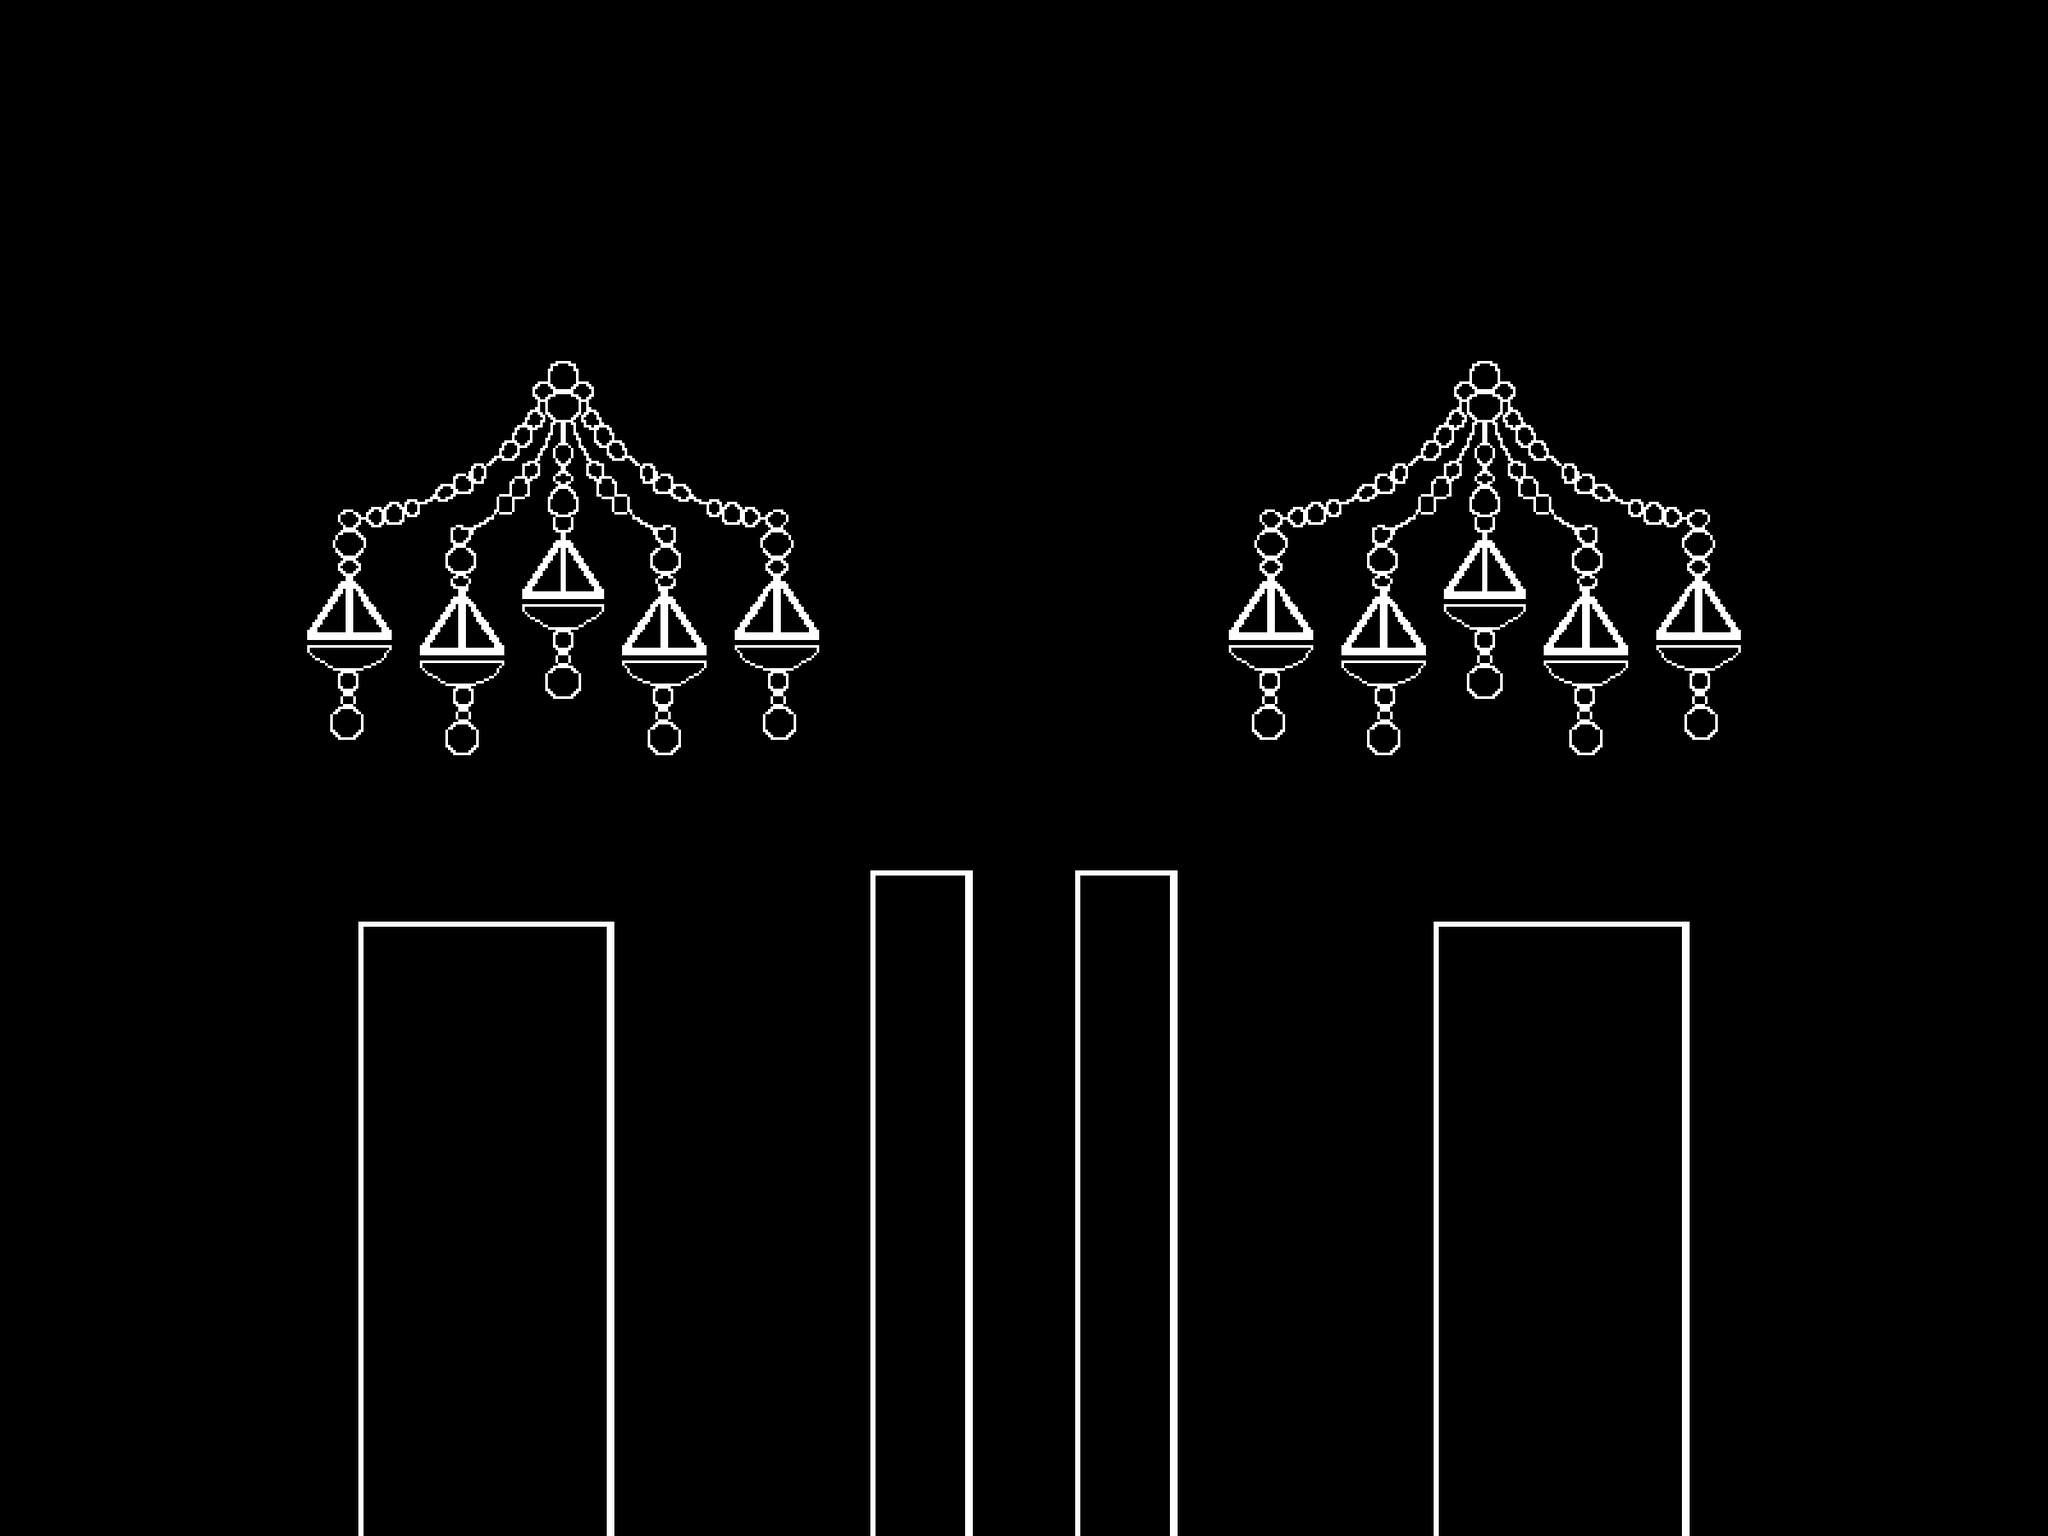

The image is a tile-based game level rendered from a .tmx file. Its description and complete source (layers, tilesets, objects, tile grids) follow:
An orthogonal 40x30 tile map with 60x60 px tiles, 1 tile layer (Tile Layer 1), 2 tilesets and 23 objects.

<map version="1.5" tiledversion="1.5.0" orientation="orthogonal" renderorder="right-down" width="40" height="30" tilewidth="60" tileheight="60" infinite="0" nextlayerid="6" nextobjectid="24">
 <tileset firstgid="1" source="Castle Bleck.tsx" />
 <tileset firstgid="1281" source="Castle Bleck.tsx" />
 <layer id="1" name="Tile Layer 1" width="40" height="30">
  <data encoding="csv">
0,0,0,0,0,0,0,0,0,0,0,0,0,0,0,0,0,0,0,0,0,0,0,0,0,0,0,0,0,0,0,0,0,0,0,0,0,0,0,0,
0,0,0,0,0,0,0,0,0,0,0,0,0,0,0,0,0,0,0,0,0,0,0,0,0,0,0,0,0,0,0,0,0,0,0,0,0,0,0,0,
0,0,0,0,0,0,0,0,0,0,0,0,0,0,0,0,0,0,0,0,0,0,0,0,0,0,0,0,0,0,0,0,0,0,0,0,0,0,0,0,
0,0,0,0,0,0,0,0,0,0,0,0,0,0,0,0,0,0,0,0,0,0,0,0,0,0,0,0,0,0,0,0,0,0,0,0,0,0,0,0,
0,0,0,0,0,0,0,0,0,0,0,0,0,0,0,0,0,0,0,0,0,0,0,0,0,0,0,0,0,0,0,0,0,0,0,0,0,0,0,0,
0,0,0,0,0,0,0,0,0,0,0,0,0,0,0,0,0,0,0,0,0,0,0,0,0,0,0,0,0,0,0,0,0,0,0,0,0,0,0,0,
0,0,0,0,0,0,0,0,0,0,0,0,0,0,0,0,0,0,0,0,0,0,0,0,0,0,0,0,0,0,0,0,0,0,0,0,0,0,0,0,
0,0,0,0,0,0,1286,1287,1288,1289,1290,2147484938,2147484937,2147484936,2147484935,2147484934,0,0,0,0,0,0,0,0,1286,1287,1288,1289,1290,2147484938,2147484937,2147484936,2147484935,2147484934,0,0,0,0,0,0,
0,0,0,0,0,0,1296,1297,1298,1299,1300,2147484948,2147484947,2147484946,2147484945,2147484944,0,0,0,0,0,0,0,0,1296,1297,1298,1299,1300,2147484948,2147484947,2147484946,2147484945,2147484944,0,0,0,0,0,0,
0,0,0,0,0,0,1306,1307,1308,1309,1310,2147484958,2147484957,2147484956,2147484955,2147484954,0,0,0,0,0,0,0,0,1306,1307,1308,1309,1310,2147484958,2147484957,2147484956,2147484955,2147484954,0,0,0,0,0,0,
0,0,0,0,0,0,1316,1317,1318,1319,1320,2147484968,2147484967,2147484966,2147484965,2147484964,0,0,0,0,0,0,0,0,1316,1317,1318,1319,1320,2147484968,2147484967,2147484966,2147484965,2147484964,0,0,0,0,0,0,
0,0,0,0,0,0,1326,1327,1328,1329,1330,2147484978,2147484977,2147484976,2147484975,2147484974,0,0,0,0,0,0,0,0,1326,1327,1328,1329,1330,2147484978,2147484977,2147484976,2147484975,2147484974,0,0,0,0,0,0,
0,0,0,0,0,0,1336,1337,1338,1339,1340,2147484988,2147484987,2147484986,2147484985,2147484984,0,0,0,0,0,0,0,0,1336,1337,1338,1339,1340,2147484988,2147484987,2147484986,2147484985,2147484984,0,0,0,0,0,0,
0,0,0,0,0,0,1346,1347,1348,1349,1350,2147484998,2147484997,2147484996,2147484995,2147484994,0,0,0,0,0,0,0,0,1346,1347,1348,1349,1350,2147484998,2147484997,2147484996,2147484995,2147484994,0,0,0,0,0,0,
0,0,0,0,0,0,1356,1357,1358,1359,1360,2147485008,2147485007,2147485006,2147485005,2147485004,0,0,0,0,0,0,0,0,1356,1357,1358,1359,1360,2147485008,2147485007,2147485006,2147485005,2147485004,0,0,0,0,0,0,
0,0,0,0,0,0,0,0,0,0,0,0,0,0,0,0,0,0,0,0,0,0,0,0,0,0,0,0,0,0,0,0,0,0,0,0,0,0,0,0,
0,0,0,0,0,0,0,0,0,0,0,0,0,0,0,0,0,0,0,0,0,0,0,0,0,0,0,0,0,0,0,0,0,0,0,0,0,0,0,0,
0,0,0,0,0,0,0,0,0,0,0,0,0,0,0,0,0,1281,1283,0,0,1281,1283,0,0,0,0,0,0,0,0,0,0,0,0,0,0,0,0,0,
0,0,0,0,0,0,0,1281,1282,1282,1282,1283,0,0,0,0,0,1291,1293,0,0,1291,1293,0,0,0,0,0,1281,1282,1282,1282,1283,0,0,0,0,0,0,0,
0,0,0,0,0,0,0,1291,1292,1292,1292,1293,0,0,0,0,0,1291,1293,0,0,1291,1293,0,0,0,0,0,1291,1292,1292,1292,1293,0,0,0,0,0,0,0,
0,0,0,0,0,0,0,1291,1292,1292,1292,1293,0,0,0,0,0,1291,1293,0,0,1291,1293,0,0,0,0,0,1291,1292,1292,1292,1293,0,0,0,0,0,0,0,
0,0,0,0,0,0,0,1291,1292,1292,1292,1293,0,0,0,0,0,1291,1293,0,0,1291,1293,0,0,0,0,0,1291,1292,1292,1292,1293,0,0,0,0,0,0,0,
0,0,0,0,0,0,0,1291,1292,1292,1292,1293,0,0,0,0,0,1291,1293,0,0,1291,1293,0,0,0,0,0,1291,1292,1292,1292,1293,0,0,0,0,0,0,0,
0,0,0,0,0,0,0,1291,1292,1292,1292,1293,0,0,0,0,0,1291,1293,0,0,1291,1293,0,0,0,0,0,1291,1292,1292,1292,1293,0,0,0,0,0,0,0,
0,0,0,0,0,0,0,1291,1292,1292,1292,1293,0,0,0,0,0,1291,1293,0,0,1291,1293,0,0,0,0,0,1291,1292,1292,1292,1293,0,0,0,0,0,0,0,
0,0,0,0,0,0,0,1291,1292,1292,1292,1293,0,0,0,0,0,1291,1293,0,0,1291,1293,0,0,0,0,0,1291,1292,1292,1292,1293,0,0,0,0,0,0,0,
0,0,0,0,0,0,0,1291,1292,1292,1292,1293,0,0,0,0,0,1291,1293,0,0,1291,1293,0,0,0,0,0,1291,1292,1292,1292,1293,0,0,0,0,0,0,0,
0,0,0,0,0,0,0,1291,1292,1292,1292,1293,0,0,0,0,0,1291,1293,0,0,1291,1293,0,0,0,0,0,1291,1292,1292,1292,1293,0,0,0,0,0,0,0,
0,0,0,0,0,0,0,1291,1292,1292,1292,1293,0,0,0,0,0,1291,1293,0,0,1291,1293,0,0,0,0,0,1291,1292,1292,1292,1293,0,0,0,0,0,0,0,
0,0,0,0,0,0,0,1291,1292,1292,1292,1293,0,0,0,0,0,1291,1293,0,0,1291,1293,0,0,0,0,0,1291,1292,1292,1292,1293,0,0,0,0,0,0,0
</data>
 </layer>
 <objectgroup id="2" name="Ground">
  <object id="1" x="420.398" y="1080.14" width="299.845" height="2002.96" />
  <object id="2" x="1679.75" y="1080.14" width="299.845" height="2002.96" />
  <object id="3" x="1259.96" y="1020.17" width="119.938" height="2002.96" />
  <object id="4" x="1020.09" y="1020.17" width="119.938" height="2002.96" />
  <object id="5" x="360.429" y="750.314" width="98.9488" height="5.99689" />
  <object id="6" x="492.36" y="768.304" width="98.9488" height="5.99689" />
  <object id="7" x="612.298" y="702.339" width="95.9503" height="5.99689" />
  <object id="8" x="729.238" y="768.304" width="98.9488" height="5.99689" />
  <object id="9" x="861.169" y="750.314" width="98.9488" height="5.99689" />
  <object id="10" x="1439.87" y="750.314" width="98.9488" height="5.99689" />
  <object id="11" x="1571.8" y="768.304" width="98.9488" height="5.99689" />
  <object id="12" x="1691.74" y="702.339" width="95.9503" height="5.99689" />
  <object id="13" x="1808.68" y="768.304" width="98.9488" height="5.99689" />
  <object id="14" x="1940.61" y="750.314" width="98.9488" height="5.99689" />
 </objectgroup>
 <objectgroup id="3" name="Respawn Point">
  <object id="15" x="1170.01" y="753.312" width="59.9689" height="59.9689" />
 </objectgroup>
 <objectgroup id="4" name="Spawn Points">
  <object id="16" x="1325.93" y="963.203">
   <properties>
    <property name="left" type="bool" value="true" />
    <property name="player" type="int" value="2" />
   </properties>
  </object>
  <object id="17" x="1080.06" y="960.205">
   <properties>
    <property name="left" type="bool" value="false" />
    <property name="player" type="int" value="1" />
   </properties>
  </object>
  <object id="18" x="660.273" y="654.363">
   <properties>
    <property name="left" type="bool" value="false" />
    <property name="player" type="int" value="3" />
   </properties>
  </object>
  <object id="19" x="1739.71" y="660.36">
   <properties>
    <property name="left" type="bool" value="true" />
    <property name="player" type="int" value="4" />
   </properties>
  </object>
 </objectgroup>
 <objectgroup id="5" name="Death Barrier">
  <object id="20" x="-326.216" y="2195.57" width="3274.3" height="116.939" />
  <object id="21" x="2795.17" y="-263.161" width="248.871" height="2689.61" />
  <object id="22" x="-596.076" y="-443.068" width="3715.08" height="182.905" />
  <object id="23" x="-743" y="-575" width="419.783" height="3025.43" />
 </objectgroup>
</map>
